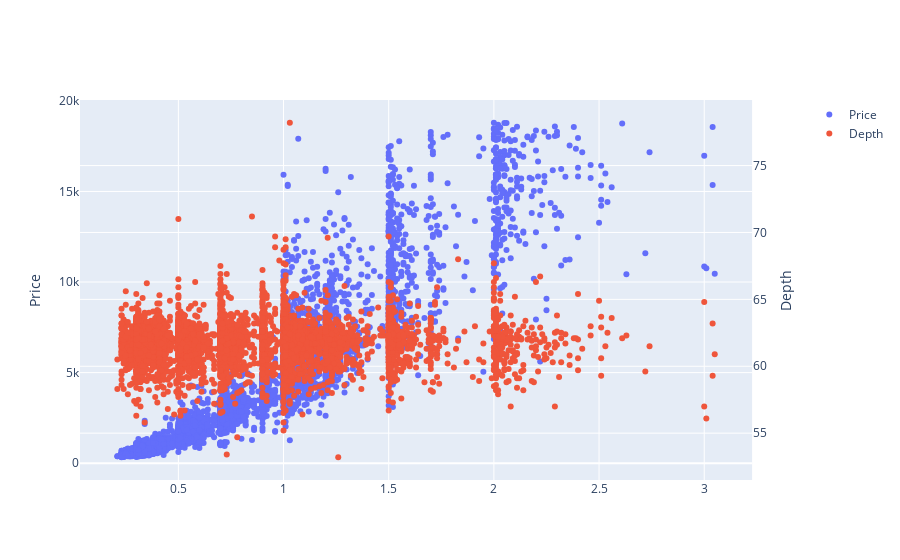

Notebook code cell kept with this figure:
### Code cell
#Dual axes plot

fig = make_subplots(specs=[[{"secondary_y": True}]])

fig.add_trace(go.Scatter(x=df['carat'], y=df['price'],mode='markers', name='Price'), secondary_y=False)
fig.add_trace(go.Scatter(x=df['carat'], y=df['depth'],mode='markers',name='Depth'), secondary_y=True)

fig.update_yaxes(title_text="Price", secondary_y=False)
fig.update_yaxes(title_text="Depth", secondary_y=True)

fig.show()

### Figure 1 — Plotly figure (JSON) as saved in the notebook; plotly's stock layout.template omitted (floating-point values rounded to 4 significant figures; data arrays with more than 128 entries replaced by an {"elided": "..."} marker saying what was removed)
{"data": [{"mode": "markers", "name": "Price", "type": "scatter", "x": {"elided": "5394 float values"}, "xaxis": "x", "y": {"elided": "5394 int values"}, "yaxis": "y"}, {"mode": "markers", "name": "Depth", "type": "scatter", "x": {"elided": "5394 float values"}, "xaxis": "x", "y": {"elided": "5394 float values"}, "yaxis": "y2"}], "layout": {"xaxis": {"anchor": "y", "domain": [0, 0.94]}, "yaxis": {"anchor": "x", "domain": [0, 1], "title": {"text": "Price"}}, "yaxis2": {"anchor": "x", "overlaying": "y", "side": "right", "title": {"text": "Depth"}}}}
